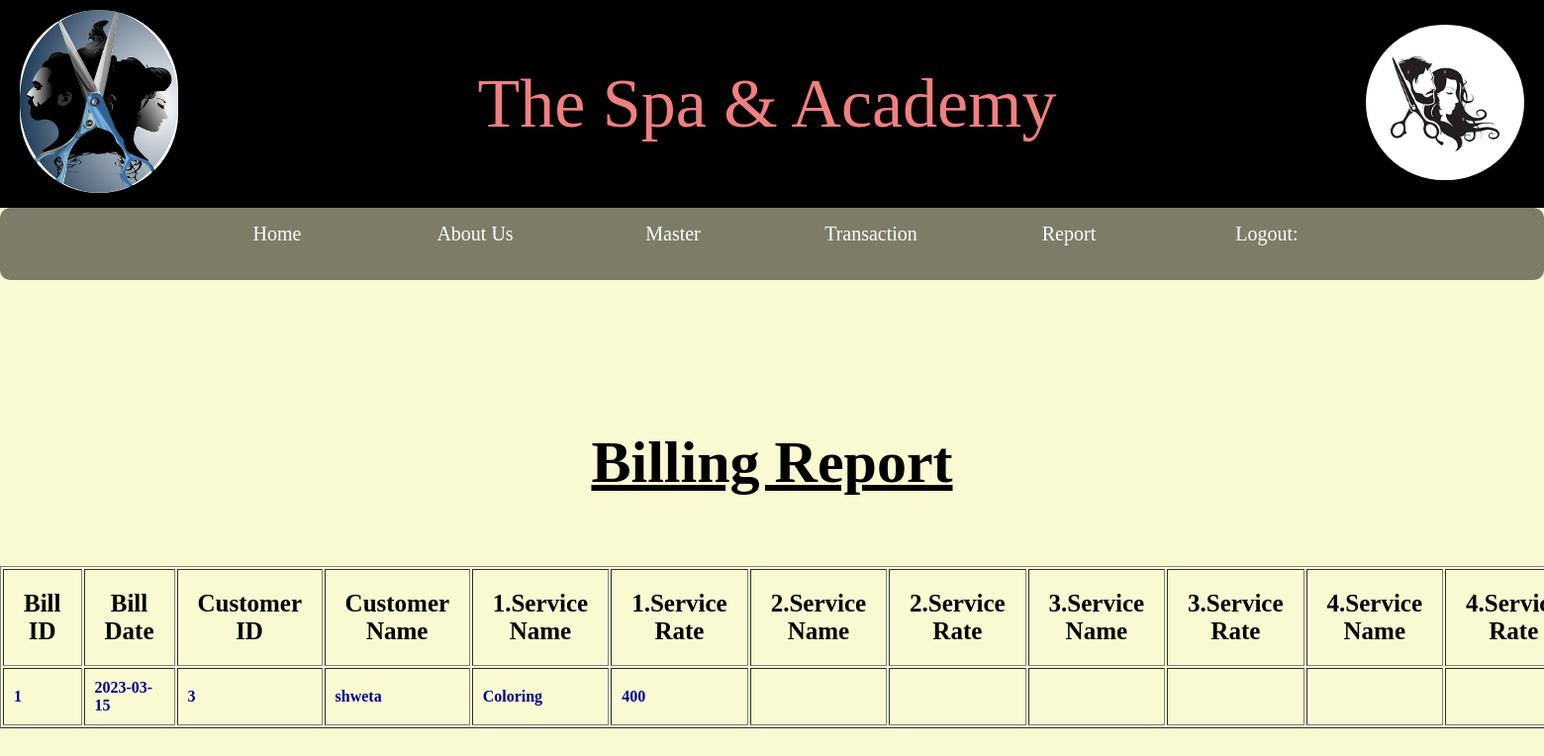
Page /admin/billreport.php on the committed database.
### tables this page shows
CREATE TABLE `bill` (
  `bid` int(10) NOT NULL,
  `bdate` varchar(100) NOT NULL,
  `cid` int(10) NOT NULL,
  `cname` varchar(100) NOT NULL,
  `sname` varchar(100) NOT NULL,
  `rate` int(10) NOT NULL,
  `gst` int(10) NOT NULL,
  `damt` int(10) NOT NULL,
  `namt` int(10) NOT NULL
);

### admin/billreport.php (the view, shortened to what this page needs)
<?php
include_once("config.php");
$result=mysqli_query($conn,"select * from bill");
?>
<!DOCTYPE html>
<html>
<head>
</head>
<body>
<div class="img1"><img src="image\logo4.jpg" align="left">The Spa & Academy <img src="image\logo1.png" align="right" class="img2"></div>
	<div class="menu-bar">
	<ul>
	<li><a href="main.php">Home</a></li>
	<li><a href="">About Us</a></li>
	<li><a href="">Master</a>
	</li>
		<li><a href="">Transaction</a>
	</li>
			<li><a href="">Report</a>
    <li><a href="index.php">Logout:</a></li>
</div>
<h1>Billing  Report</h1>
	<table width="" border="1" class="rpt" >
		<tr>
			<th>Bill ID</th>
			<th>Bill Date</th>
			<th>Customer ID</th>
			<th>Customer Name</th>
			<th>1.Service Name</th>
			<th>1.Service Rate</th>
			<th>2.Service Name</th>
			<th>2.Service Rate</th>
			<th>3.Service Name</th>
			<th>3.Service Rate</th>
			<th>4.Service Name</th>
			<th>4.Service Rate</th>
		</tr>
		<?php
		while($res=mysqli_fetch_array($result))
		{
			echo "<tr>";
			echo "<td>".$res['bid']."</td>";
			echo "<td>".$res['bdate']."</td>";
			echo "<td>".$res['cid']."</td>";
			echo "<td>".$res['cname']."</td>";
			echo "<td>".$res['sname']."</td>";
			echo "<td>".$res['rate']."</td>";
			echo "<td>".$res['sname2']."</td>";
			echo "<td>".$res['rate2']."</td>";
			echo "<td>".$res['sname3']."</td>";
			echo "<td>".$res['rate3']."</td>";
			echo "<td>".$res['sname4']."</td>";
			echo "<td>".$res['rate4']."</td>";
		}
		?>
	</table>
</body>
</html>

### admin/billreport.php (style rules this page uses)
* { margin-top: 0px;padding: 0px;box-sizing:border-box; }
body { padding: 0px;margin: 0px;box-sizing: border-box; background-color: lightgoldenrodyellow; }
.img1 { background-color: black;border: 10px black solid; width: 100%; line-height: 190px; background-size: ; text-align: center;color: lightcoral;font-size: 70px;background-repeat:1;font-family:Verdana; }
.img1 img { width: 160px;border-radius: 100px;margin-left: 10px; }
.img2 { width: 220px;border-radius: 50px;margin-top: 15px;margin-right: 10px; }
.rpt { color: darkblue;font-weight:bolder ; }
h1 { color: black; text-align: center;margin-top: 150px;margin-bottom: 70px;font-size: 60px;text-decoration: underline; }
th { padding: 20px;text-decoration: ; color: black; font-size: 25px ; }
td { padding: 10px; }
table { margin-bottom: 100px; }
.menu-bar { text-align: center;background-color:rgba(0, 0, 0, 0.5);font-size: 20px;margin-left: 0px;margin-right: 0px; border-radius: 10px; }
.menu-bar ul { display: inline-flex;list-style: none;color: white; }
.menu-bar ul li { width: 170px;margin: 15px;padding: 0px; }
.menu-bar ul li a { text-decoration: none;color: white; }

### rows in the picture
bill: bid "1", bdate "2023-03-15", cid "3", cname "shweta", sname "Coloring", rate "400"
